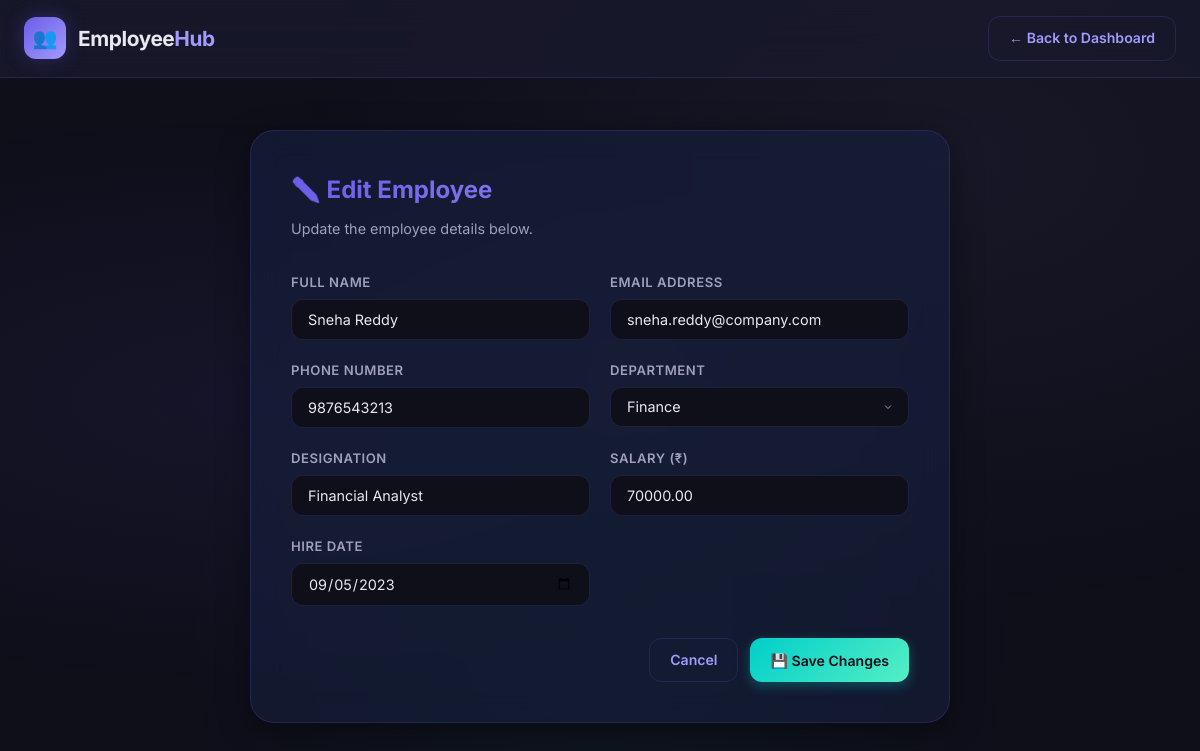
The app's page /edit.php?id=4 with its own data.
### tables this page shows
CREATE TABLE IF NOT EXISTS employees (
    id INT AUTO_INCREMENT PRIMARY KEY,
    name VARCHAR(100) NOT NULL,
    email VARCHAR(100) NOT NULL UNIQUE,
    phone VARCHAR(20) NOT NULL,
    department VARCHAR(100) NOT NULL,
    designation VARCHAR(100) NOT NULL,
    salary DECIMAL(10, 2) NOT NULL,
    hire_date DATE NOT NULL,
    created_at TIMESTAMP DEFAULT CURRENT_TIMESTAMP
);

### edit.php (the view, shortened to what this page needs)
<?php
require_once 'config/database.php';
$id = isset($_GET['id']) ? intval($_GET['id']) : 0;
$stmt = $pdo->prepare("SELECT * FROM employees WHERE id = :id");
$stmt->execute([':id' => $id]);
$employee = $stmt->fetch();
?>
<!DOCTYPE html>
<html lang="en">
<head>
    <link rel="stylesheet" href="style.css">
</head>
<body>
    <nav class="navbar">
        <div class="container">
            <a href="index.php" class="navbar-brand">
                <div class="brand-icon">👥</div>
                <h1>Employee<span>Hub</span></h1>
            </a>
            <a href="index.php" class="btn btn-outline">← Back to Dashboard</a>
        </div>
    </nav>
    <div class="container">
        <div class="form-card fade-in-up" style="margin-top: 32px;">
            <h2>✏️ Edit Employee</h2>
            <p class="form-subtitle">Update the employee details below.</p>
            <form method="POST" action="edit.php?id=<?= $id ?>">
                <div class="form-grid">
                    <div class="form-group">
                        <label for="name">Full Name</label>
                        <input type="text" id="name" name="name" placeholder="e.g. Rahul Sharma"
                               value="<?= htmlspecialchars($employee['name']) ?>" required>
                    </div>
                    <div class="form-group">
                        <label for="email">Email Address</label>
                        <input type="email" id="email" name="email" placeholder="e.g. rahul@company.com"
                               value="<?= htmlspecialchars($employee['email']) ?>" required>
                    </div>
                    <div class="form-group">
                        <label for="phone">Phone Number</label>
                        <input type="tel" id="phone" name="phone" placeholder="e.g. 9876543210"
                               value="<?= htmlspecialchars($employee['phone']) ?>" required>
                    </div>
                    <div class="form-group">
                        <label for="department">Department</label>
                        <select id="department" name="department" required>
                            <?php
                            $depts = ['Engineering', 'Marketing', 'Human Resources', 'Finance', 'Sales', 'Operations', 'IT'];
                            foreach ($depts as $dept):
                            ?>
                                <option value="<?= $dept ?>" <?= $employee['department'] === $dept ? 'selected' : '' ?>><?= $dept ?></option>
                            <?php endforeach; ?>
                        </select>
                    </div>
                    <div class="form-group">
                        <label for="designation">Designation</label>
                        <input type="text" id="designation" name="designation" placeholder="e.g. Software Engineer"
                               value="<?= htmlspecialchars($employee['designation']) ?>" required>
                    </div>
                    <div class="form-group">
                        <label for="salary">Salary (₹)</label>
                        <input type="number" id="salary" name="salary" placeholder="e.g. 75000" step="0.01" min="1"
                               value="<?= htmlspecialchars($employee['salary']) ?>" required>
                    </div>
                    <div class="form-group">
                        <label for="hire_date">Hire Date</label>
                        <input type="date" id="hire_date" name="hire_date"
                               value="<?= htmlspecialchars($employee['hire_date']) ?>" required>
                    </div>
                </div>
                <div class="form-actions">
                    <a href="index.php" class="btn btn-outline">Cancel</a>
                    <button type="submit" class="btn btn-success">💾 Save Changes</button>
                </div>
            </form>
        </div>
    </div>
</body>
</html>

### style.css (style rules this page uses)
:root { --bg-primary: #0f0f1a; --bg-secondary: #1a1a2e; --bg-card: #16213e; --bg-card-hover: #1a2744; --bg-input: #0f0f1a; --text-primary: #e8e8f0; --text-secondary: #a0a0b8; --text-muted: #6b6b80; --accent-primary: #6c5ce7; --accent-secondary: #a29bfe; --accent-gradient: linear-gradient(135deg, #6c5ce7, #a29bfe); --success: #00cec9; --success-bg: rgba(0, 206, 201, 0.1); --danger: #ff6b6b; --danger-bg: rgba(255, 107, 107, 0.1); --warning: #feca57; --warning-bg: rgba(254, 202, 87, 0.1); --info: #54a0ff; --info-bg: rgba(84, 160, 255, 0.1); --border-color: rgba(108, 92, 231, 0.2); --shadow-sm: 0 2px 8px rgba(0, 0, 0, 0.2); --shadow-md: 0 4px 16px rgba(0, 0, 0, 0.3); --shadow-lg: 0 8px 32px rgba(0, 0, 0, 0.4); --shadow-glow: 0 0 20px rgba(108, 92, 231, 0.3); --radius-sm: 8px; --radius-md: 12px; --radius-lg: 16px; --radius-xl: 24px; --transition: all 0.3s cubic-bezier(0.4, 0, 0.2, 1); }
* { margin: 0; padding: 0; box-sizing: border-box; }
body { font-family: 'Inter', -apple-system, BlinkMacSystemFont, sans-serif; background: var(--bg-primary); color: var(--text-primary); min-height: 100vh; line-height: 1.6; overflow-x: hidden; }
body::before { content: ''; position: fixed; top: 0; left: 0; width: 100%; height: 100%; background: radial-gradient(ellipse at 20% 50%, rgba(108, 92, 231, 0.08) 0%, transparent 50%), radial-gradient(ellipse at 80% 20%, rgba(162, 155, 254, 0.06) 0%, transparent 50%), radial-gradient(ellipse at 50% 80%, rgba(0, 206, 201, 0.04) 0%, transparent 50%); pointer-events: none; z-index: 0; }
.container { max-width: 1200px; margin: 0 auto; padding: 20px 24px; position: relative; z-index: 1; }
.navbar { background: rgba(26, 26, 46, 0.8); backdrop-filter: blur(20px); -webkit-backdrop-filter: blur(20px); border-bottom: 1px solid var(--border-color); padding: 16px 0; position: sticky; top: 0; z-index: 100; }
.navbar .container { display: flex; justify-content: space-between; align-items: center; padding-top: 0; padding-bottom: 0; }
.navbar-brand { display: flex; align-items: center; gap: 12px; text-decoration: none; color: var(--text-primary); }
.navbar-brand .brand-icon { width: 42px; height: 42px; background: var(--accent-gradient); border-radius: var(--radius-md); display: flex; align-items: center; justify-content: center; font-size: 20px; box-shadow: var(--shadow-glow); }
.navbar-brand h1 { font-size: 1.3rem; font-weight: 700; letter-spacing: -0.02em; }
.navbar-brand span { color: var(--accent-secondary); }
.btn { display: inline-flex; align-items: center; gap: 8px; padding: 10px 20px; border: none; border-radius: var(--radius-md); font-family: 'Inter', sans-serif; font-size: 0.88rem; font-weight: 600; cursor: pointer; transition: var(--transition); text-decoration: none; white-space: nowrap; }
.btn-success { background: linear-gradient(135deg, #00cec9, #55efc4); color: #0f0f1a; box-shadow: 0 4px 12px rgba(0, 206, 201, 0.3); }
.btn-outline { background: transparent; color: var(--accent-secondary); border: 1px solid var(--border-color); }
.form-card { background: rgba(22, 33, 62, 0.6); backdrop-filter: blur(16px); border: 1px solid var(--border-color); border-radius: var(--radius-xl); padding: 40px; max-width: 700px; margin: 0 auto; box-shadow: var(--shadow-lg); }
.form-card h2 { font-size: 1.5rem; font-weight: 700; margin-bottom: 8px; background: var(--accent-gradient); -webkit-background-clip: text; -webkit-text-fill-color: transparent; background-clip: text; }
.form-card .form-subtitle { color: var(--text-secondary); font-size: 0.9rem; margin-bottom: 32px; }
.form-grid { display: grid; grid-template-columns: 1fr 1fr; gap: 20px; }
.form-group { display: flex; flex-direction: column; gap: 6px; }
.form-group label { font-size: 0.82rem; font-weight: 600; color: var(--text-secondary); text-transform: uppercase; letter-spacing: 0.04em; }
.form-group input, .form-group select { padding: 11px 16px; background: var(--bg-input); border: 1px solid var(--border-color); border-radius: var(--radius-md); color: var(--text-primary); font-family: 'Inter', sans-serif; font-size: 0.9rem; transition: var(--transition); }
.form-group select { appearance: none; background-repeat: no-repeat; background-position: right 14px center; padding-right: 36px; }
.form-group select option { background: var(--bg-secondary); color: var(--text-primary); }
.form-actions { display: flex; gap: 12px; margin-top: 32px; justify-content: flex-end; }
.fade-in-up { animation: fadeInUp 0.4s ease forwards; }

### records on screen
employees: name "Sneha Reddy", email "sneha.reddy@company.com", phone "9876543213", department "Finance", designation "Financial Analyst", salary "70000.00", hire_date "09/05/2023"
